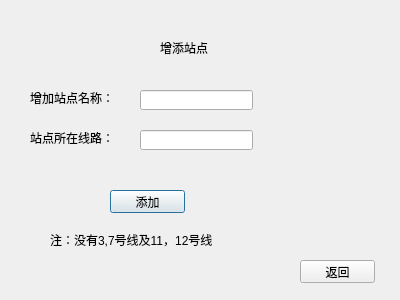
<?xml version="1.0" encoding="UTF-8"?>
<ui version="4.0">
 <class>Dialog1</class>
 <widget class="QDialog" name="Dialog1">
  <property name="geometry">
   <rect>
    <x>0</x>
    <y>0</y>
    <width>400</width>
    <height>300</height>
   </rect>
  </property>
  <property name="windowTitle">
   <string>Dialog</string>
  </property>
  <property name="styleSheet">
   <string notr="true">background-image: url(:/new/prefix1/train.png);</string>
  </property>
  <widget class="QLabel" name="label">
   <property name="geometry">
    <rect>
     <x>160</x>
     <y>40</y>
     <width>71</width>
     <height>16</height>
    </rect>
   </property>
   <property name="text">
    <string>增添站点</string>
   </property>
  </widget>
  <widget class="QLabel" name="label_2">
   <property name="geometry">
    <rect>
     <x>30</x>
     <y>90</y>
     <width>101</width>
     <height>16</height>
    </rect>
   </property>
   <property name="text">
    <string>增加站点名称：</string>
   </property>
  </widget>
  <widget class="QLabel" name="label_3">
   <property name="geometry">
    <rect>
     <x>30</x>
     <y>130</y>
     <width>101</width>
     <height>16</height>
    </rect>
   </property>
   <property name="text">
    <string>站点所在线路：</string>
   </property>
  </widget>
  <widget class="QLineEdit" name="starting">
   <property name="geometry">
    <rect>
     <x>140</x>
     <y>90</y>
     <width>113</width>
     <height>20</height>
    </rect>
   </property>
  </widget>
  <widget class="QLineEdit" name="ending">
   <property name="geometry">
    <rect>
     <x>140</x>
     <y>130</y>
     <width>113</width>
     <height>20</height>
    </rect>
   </property>
  </widget>
  <widget class="QPushButton" name="pushButton">
   <property name="geometry">
    <rect>
     <x>110</x>
     <y>190</y>
     <width>75</width>
     <height>23</height>
    </rect>
   </property>
   <property name="text">
    <string>添加</string>
   </property>
  </widget>
  <widget class="QPushButton" name="pushButton_2">
   <property name="geometry">
    <rect>
     <x>300</x>
     <y>260</y>
     <width>75</width>
     <height>23</height>
    </rect>
   </property>
   <property name="text">
    <string>返回</string>
   </property>
  </widget>
  <widget class="QLabel" name="label_4">
   <property name="geometry">
    <rect>
     <x>50</x>
     <y>230</y>
     <width>221</width>
     <height>20</height>
    </rect>
   </property>
   <property name="text">
    <string>注：没有3,7号线及11，12号线</string>
   </property>
  </widget>
 </widget>
 <resources/>
 <connections/>
</ui>
